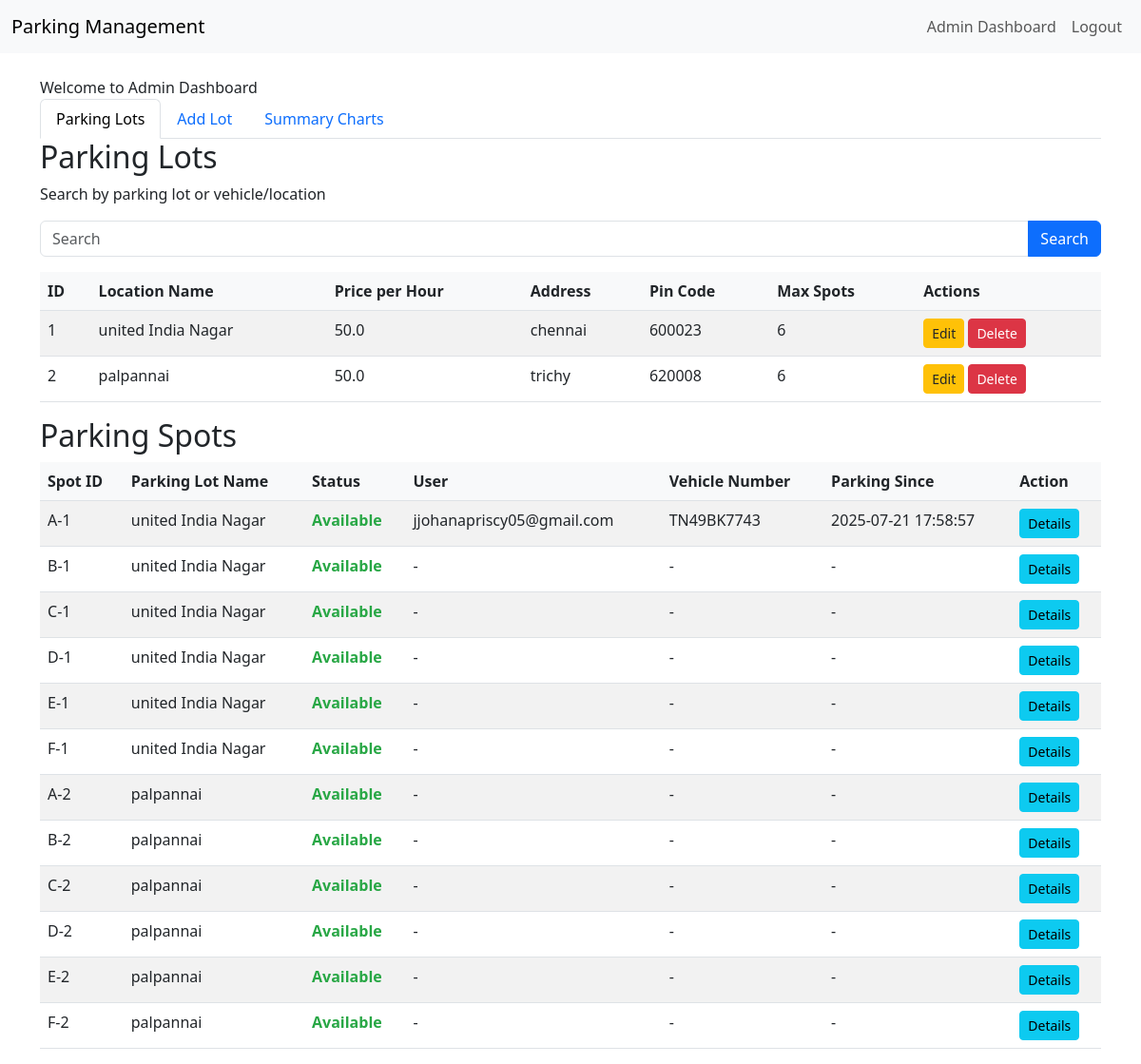
The app's page /admin/dashboard (signed in) with its own data.
### models.py (models this page shows)
class ParkingLot(db.Model):
    id = db.Column(db.Integer, primary_key=True)
    prime_location_name = db.Column(db.String(100), nullable=False)
    price = db.Column(db.Float, nullable=False)
    address = db.Column(db.String(200), nullable=False)
    pin_code = db.Column(db.String(10), nullable=False)
    maximum_number_of_spots = db.Column(db.Integer, nullable=False)

class ParkingSpot(db.Model):
    id = db.Column(db.Integer, primary_key=True)
    lot_id = db.Column(db.Integer, db.ForeignKey('parking_lot.id'), nullable=False)
    status = db.Column(db.String(1), nullable=False, default='A')

class User(db.Model):
    id = db.Column(db.Integer, primary_key=True)
    username = db.Column(db.String(50), unique=True, nullable=False)
    password = db.Column(db.String(100), nullable=False)
    role = db.Column(db.String(20), nullable=False, default='user')

class Reservation(db.Model):
    id = db.Column(db.Integer, primary_key=True)
    spot_id = db.Column(db.Integer, db.ForeignKey('parking_spot.id'), nullable=False)
    user_id = db.Column(db.Integer, db.ForeignKey('user.id'), nullable=False)
    vehicle_number = db.Column(db.String(20), nullable=True)
    parking_timestamp = db.Column(db.DateTime, nullable=False)
    leaving_timestamp = db.Column(db.DateTime, nullable=True)
    parking_cost = db.Column(db.Float, nullable=True)

### app.py (the view)
@app.route('/admin/dashboard')
def admin_dashboard():
    user = get_current_user()
    if not user or user.role != 'admin':
        print(f"Access denied: user={user.username if user else 'None'}, role={user.role if user else 'None'}")
        flash('Admin access required.', 'danger')
        return redirect(url_for('login'))
    lots = ParkingLot.query.all()
    spots = ParkingSpot.query.all()
    all_reservations = Reservation.query.all()
    active_reservations = Reservation.query.filter_by(leaving_timestamp=None).all()
    reservation_dict = {res.spot_id: res for res in all_reservations}
    lot_dict = {lot.id: lot for lot in lots}
    users = User.query.all()
    user_dict = {user.id: user for user in users}
    spots_with_details = []
    for spot in spots:
        reservation = reservation_dict.get(spot.id)
        user = user_dict.get(reservation.user_id) if reservation else None
        spots_with_details.append({
            'spot': spot,
            'lot': lot_dict.get(spot.lot_id),
            'reservation': reservation,
            'user': user
        })
    total_lots = len(lots)
    total_spots = len(spots)
    occupied_spots = len([spot for spot in spots if spot.status == 'O'])
    available_spots = total_spots - occupied_spots
    total_reservations = len(active_reservations)
    lot_revenue = {}
    for lot in lots:
        lot_spots = ParkingSpot.query.filter_by(lot_id=lot.id).all()
        spot_ids = [spot.id for spot in lot_spots]
        total_revenue = Reservation.query.filter(Reservation.spot_id.in_(spot_ids), Reservation.parking_cost.isnot(None)).with_entities(db.func.sum(Reservation.parking_cost)).scalar() or 0
        lot_revenue[lot.prime_location_name] = round(total_revenue, 2)
    print(f"Admin Dashboard Data - Total Lots: {total_lots}, Total Spots: {total_spots}, Occupied: {occupied_spots}, Available: {available_spots}, Total Reservations: {total_reservations}")
    return render_template('admin_dashboard.html', lots=lots, spots_with_details=spots_with_details, total_lots=total_lots, total_spots=total_spots, occupied_spots=occupied_spots, available_spots=available_spots, total_reservations=total_reservations, lot_revenue=lot_revenue)

### app.py (called while the page is built)
def chr_filter(value):
    return chr(value)

def get_current_user():
    if 'user_id' in session:
        user = User.query.get(session['user_id'])
        print(f"Current user: {user.username if user else 'None'}")
        return user
    print("No user_id in session")
    return None

@app.context_processor
def utility_processor():
    return dict(get_current_user=get_current_user)

### templates/admin_dashboard.html (shortened to what this page needs)
{% extends "base.html" %}
{% block content %}
Welcome to Admin Dashboard
    <ul class="nav nav-tabs">
        <li class="nav-item">
            <a class="nav-link {% if not request.args.get('tab') or request.args.get('tab') == 'lots' %}active{% endif %}" href="{{ url_for('admin_dashboard', tab='lots') }}">Parking Lots</a>
        </li>
        <li class="nav-item">
            <a class="nav-link {% if request.args.get('tab') == 'add' %}active{% endif %}" href="{{ url_for('admin_dashboard', tab='add') }}">Add Lot</a>
        </li>
        <li class="nav-item">
            <a class="nav-link {% if request.args.get('tab') == 'summary' %}active{% endif %}" href="{{ url_for('admin_dashboard', tab='summary') }}">Summary Charts</a>
        </li>
    </ul>
{% if not request.args.get('tab') or request.args.get('tab') == 'lots' %}
    <h2>Parking Lots</h2>
    <p>Search by parking lot or vehicle/location</p>
    <form class="mb-3">
        <div class="input-group">
            <input type="text" class="form-control" name="query" placeholder="Search" value="{{ request.args.get('query', '') }}">
            <button class="btn btn-primary" type="submit" formaction="{{ url_for('search_lots') }}">Search</button>
        </div>
    </form>
    <table class="table table-striped">
        <thead>
            <tr>
                <th>ID</th>
                <th>Location Name</th>
                <th>Price per Hour</th>
                <th>Address</th>
                <th>Pin Code</th>
                <th>Max Spots</th>
                <th>Actions</th>
            </tr>
        </thead>
        <tbody>
            {% for lot in lots %}
                <tr>
                    <td>{{ lot.id }}</td>
                    <td>{{ lot.prime_location_name }}</td>
                    <td>{{ lot.price }}</td>
                    <td>{{ lot.address }}</td>
                    <td>{{ lot.pin_code }}</td>
                    <td>{{ lot.maximum_number_of_spots }}</td>
                    <td>
                        <a href="{{ url_for('edit_lot', lot_id=lot.id) }}" class="btn btn-sm edit-btn">Edit</a>
                        <form action="{{ url_for('delete_lot', lot_id=lot.id) }}" method="POST" style="display:inline;">
                            <button type="submit" class="btn btn-sm delete-btn" onclick="return confirm('Are you sure you want to delete this lot?')">Delete</button>
                        </form>
                    </td>
                </tr>
            {% endfor %}
        </tbody>
    </table>
    <h2>Parking Spots</h2>
    <table class="table table-striped">
        <thead>
            <tr>
                <th>Spot ID</th>
                <th>Parking Lot Name</th>
                <th>Status</th>
                <th>User</th>
                <th>Vehicle Number</th>
                <th>Parking Since</th>
                <th>Action</th>
            </tr>
        </thead>
        <tbody>
            {% set grouped_spots = spots_with_details|groupby('spot.lot_id') %}
            {% for lot_id, lot_spots in grouped_spots %}
                {% for item in lot_spots|sort(attribute='spot.id') %}
                    {% set position = loop.index %}
                    {% set letter = (position + 64)|chr %}
                    <tr>
                        <td>{{ letter }}-{{ item.spot.lot_id }}</td>
                        <td>{{ item.lot.prime_location_name if item.lot else 'Unknown Lot' }}</td>
                        <td>
                            {% if item.spot.status == 'O' %}
                                <span class="occupied">Occupied</span>
                            {% else %}
                                <span class="available">Available</span>
                            {% endif %}
                        </td>
                        <td>{{ item.user.username if item.user else '-' }}</td>
                        <td>{{ item.reservation.vehicle_number if item.reservation else '-' }}</td>
                        <td>{{ item.reservation.parking_timestamp.strftime('%Y-%m-%d %H:%M:%S') if item.reservation else '-' }}</td>
                        <td>
                            <a href="{{ url_for('view_spot', spot_id=item.spot.id) }}" class="btn btn-sm btn-info">Details</a>
                        </td>
                    </tr>
                {% endfor %}
            {% endfor %}
        </tbody>
    </table>
{% endif %}
{% endblock %}

### templates/admin_dashboard.html (style rules this page uses)
.available { color: #28a745; font-weight: bold; }
.edit-btn { background-color: #ffc107; border-color: #ffc107; }
.delete-btn { background-color: #dc3545; border-color: #dc3545; color: white; }
.table th { background-color: #f8f9fa; }

### records on screen
ParkingLot: id "1", prime_location_name "united India Nagar", price "50.0", address "chennai", pin_code "600023", maximum_number_of_spots "6", lot "united India Nagar" "united India Nagar" "united India Nagar" "united India Nagar" "united India Nagar" "united India Nagar"
ParkingLot: id "2", prime_location_name "palpannai", price "50.0", address "trichy", pin_code "620008", maximum_number_of_spots "6", lot "palpannai" "palpannai" "palpannai" "palpannai" "palpannai" "palpannai"
ParkingSpot: spot.lot_id "1"
User: user "jjohanapriscy05@gmail.com"
Reservation: reservation "TN49BK7743", reservation.parking_timestamp "2025-07-21 17:58:57"
ParkingSpot: spot.lot_id "1"
ParkingSpot: spot.lot_id "1"
ParkingSpot: spot.lot_id "1"
ParkingSpot: spot.lot_id "1"
ParkingSpot: spot.lot_id "1"
ParkingSpot: spot.lot_id "2"
ParkingSpot: spot.lot_id "2"
ParkingSpot: spot.lot_id "2"
ParkingSpot: spot.lot_id "2"
ParkingSpot: spot.lot_id "2"
ParkingSpot: spot.lot_id "2"

### other values on screen
{{ letter }} "A" "B" "C" "D" "E" "F" "A" "B" "C" "D" "E" "F"
{{ item.user.username if item.user else '-' }} "-" "-" "-" "-" "-" "-" "-" "-" "-" "-" "-"
{{ item.reservation.vehicle_number if item.reservation else '-' }} "-" "-" "-" "-" "-" "-" "-" "-" "-" "-" "-"
